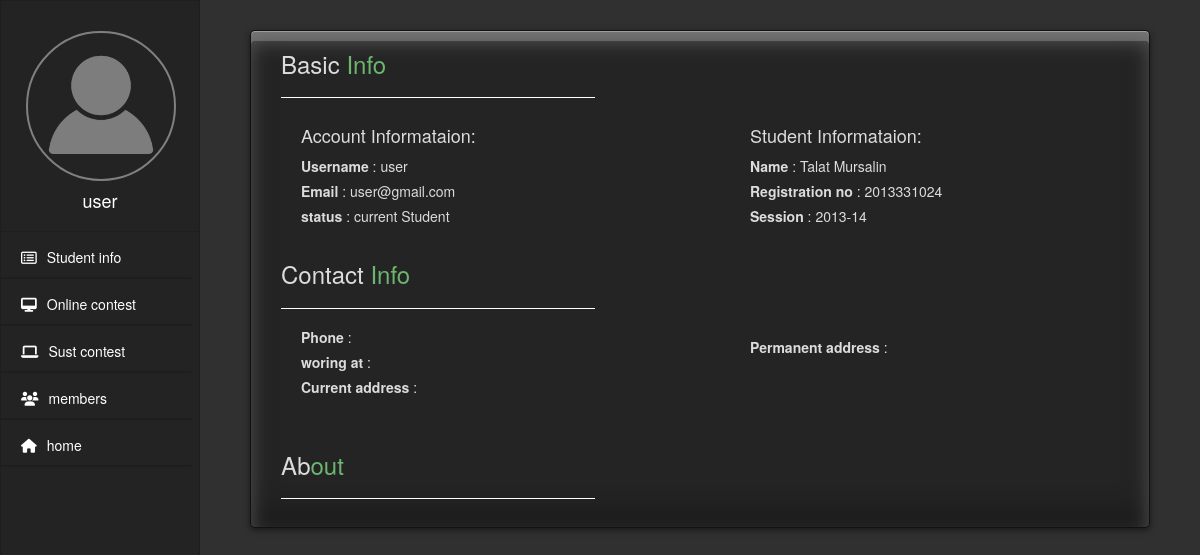
The page /home/member/59/st/ (signed in) on the database its author committed.
### home/models.py (models this page shows, shortened)
class StudentProfile(models.Model):
    user = models.ForeignKey(User, on_delete=models.CASCADE)
    propic = models.FileField(default='profile-icon.png')
    name = models.CharField(max_length=100)
    reg = models.CharField(max_length=12)
    session = models.CharField(max_length=20)
    status = models.BooleanField(default=False)

### home/views.py (the view)
@user_passes_test(lambda u: u.is_authenticated, login_url=reverse_lazy('home:admin-err'))
def member_profile_view_st(request, id):
    user = User.objects.get(id=id)
    if not ActivationStatus.objects.get(user=user).status:
        raise Http404('user is not active or does not exist')
    class FullMemberProfile(object):
        pass
    x = FullMemberProfile()
    x.id = id
    x.email = user.email
    x.username = user.username
    x.status = StudentProfile.objects.get(user=user).status
    x.propic = StudentProfile.objects.get(user=user).propic
    x.name = StudentProfile.objects.get(user=user).name
    x.reg = StudentProfile.objects.get(user=user).reg
    x.session = StudentProfile.objects.get(user=user).session
    x.current_add = Bio.objects.get(user=user).current_add
    x.permanent_add = Bio.objects.get(user=user).permanent_add
    x.about = Bio.objects.get(user=user).about
    x.working = Bio.objects.get(user=user).working
    x.phone = Bio.objects.get(user=user).phone
    x.can_edit = False
    if request.user.id == user.id:
        x.can_edit = True
    return render(request, 'home/member_profile_st.html', {'user': x})

### home/templates/home/member_profile_st.html (shortened to what this page needs)
{% extends 'home/member_profile_base.html' %} {% block left-nav %}
{% if user.can_edit %}
<div class="avatar">
    <a href="{% url 'home:member-profile-update-st' user.id %}"><img class="avatar-img" src="{{user.propic.url}}" /></a>
</div>
{% else %}
<div class="avatar">
    <a href="#"><img class="avatar-img" src="{{user.propic.url}}" /></a>
</div>
{% endif %}
<div class="username">
    <h4>{{user.username}}</h4>
</div>
<li><a href="" class="active"><i class="fa fa-list-alt fa-pad" aria-hidden="true"></i>Student info</a></li>
<li><a href="{% url 'home:member-profile-oc' user.id %}"><i class="fa fa-desktop fa-pad" aria-hidden="true"></i>Online contest</a></li>
<li><a href=""><i class="fa fa-laptop fa-pad" aria-hidden="true"></i>Sust contest</a></li>
<li><a href="{% url 'home:member-list' %}"><i class="fa fa-users fa-pad" aria-hidden="true"></i>members</a></li>
<li><a href="{% url 'home:index' %}"><i class="fa fa-home fa-pad" aria-hidden="true"></i>home</a></li>
{% endblock %} {% block body %}
<div class="container topbottom">
    <div class="row">
        <div class="title">
            <h3>Basic<span class="two-color"> Info</span></h3></div>
        <div class="border"></div>
        <div class="info-1 col-md-6">
            <h4>Account Informataion:</h4>
            <label>Username</label> : {{user.username}}<br/>
            <label>Email</label> : {{user.email}}<br />
            <label>status</label> : {% if user.status %} current Student {% else %} ex-student {% endif %}
        </div>
        <div class="info-1 col-md-6">
            <h4>Student Informataion:</h4>
            <label>Name </label> : {{user.name}}<br/>
            <label>Registration no </label> : {{user.reg}}<br />
            <label>Session </label> : {{user.session}}
        </div>
    </div>
    <div class="row">
        <div class="title">
            <h3>Contact<span class="two-color"> Info</span></h3></div>
        <div class="border"></div>
        <div class="info-1 col-md-6">
            <label>Phone</label> : {{user.phone}}<br/>
            <label>woring at</label> : {{user.working}}<br/>
            <label>Current address</label> :</br>
            {{user.current_add}}<br/>
        </div>
        <div class="info-1 col-md-6">
            <label>Permanent address </label> : <br /> {{user.permanent_add}}
            <br/>
        </div>
    </div>
    <div class="row">
        <div class="title">
            <h3>Ab<span class="two-color">out</span></h3></div>
        <div class="border"></div>
        <div class="info-1 col-md-12">
        </div>
    </div>
</div>
{% endblock %}

### home/static/home/css/profile.css (style rules this page uses)
body { margin-left: 200px; background-color: #303030; color: gainsboro; }
.title { text-align: left; padding-left: 30px; padding-bottom: 10px; }
.two-color { color: #6CB670; }
.topbottom { margin: 3% auto; width: 90%; border: 1px solid rgba(0, 0, 0, 0.5); border-radius: 5px 5px 5px 5px; -webkit-box-shadow: 0 2px 6px rgba(0, 0, 0, 0.5), inset 0 1px rgba(255, 255, 255, 0.3), inset 0 10px rgba(255, 255, 255, 0.2), inset 0 10px 20px rgba(255, 255, 255, 0.25), inset 0 -15px 30px rgba(0, 0, 0, 0.3); -moz-box-shadow: 0 2px 6px rgba(0, 0, 0, 0.5), inset 0 1px rgba(255, 255, 255, 0.3), inset 0 10px rgba(255, 255, 255, 0.2), inset 0 10px 20px rgba(255, 255, 255, 0.25), inset 0 -15px 30px rgba(0, 0, 0, 0.3); box-shadow: 0 2px 6px rgba(0, 0, 0, 0.5), inset 0 1px rgba(255, 255, 255, 0.3), inset 0 10px rgba(255, 255, 255, 0.2), inset 0 10px 20px rgba(255, 255, 255, 0.25), inset 0 -15px 30px rgba(0, 0, 0, 0.3); background: rgba(0, 0, 0, 0.25); }
.info-1 { padding-left: 50px; padding-bottom: 10px; text-align: justify; }
.border { border-top: 1px solid #fff; height: 1px; width: 35%; padding-bottom: 18px; margin-left: 30px; }
.avatar { width: 200px; color: white; text-align: center; margin-top: 30px; }
.avatar-img { width: 150px; height: 150px; border-radius: 100%; border: 2px solid grey; }
.username { text-align: center; color: white; padding-bottom: 10px; border-bottom: 1px solid #1e1e1e; }
a, a:hover { text-decoration: none; }
ul li { list-style: none; text-decoration: none; }
ul li a { display: block; width: 190px; border-bottom: 2px solid #1e1e1e; padding-top: 5px; padding-left: 10px; text-decoration: none; }
.left-navbar a, .left-navbar a:hover { color: #fff !important; line-height: 40px; display: inline-block; }
.fa-pad { padding: 10px; }

### rows shown on the page
StudentProfile: name "Talat Mursalin", reg "2013331024", session "2013-14"

### other values the page prints
{{ user.username }} "user"
{{ user.email }} "user@gmail.com"
